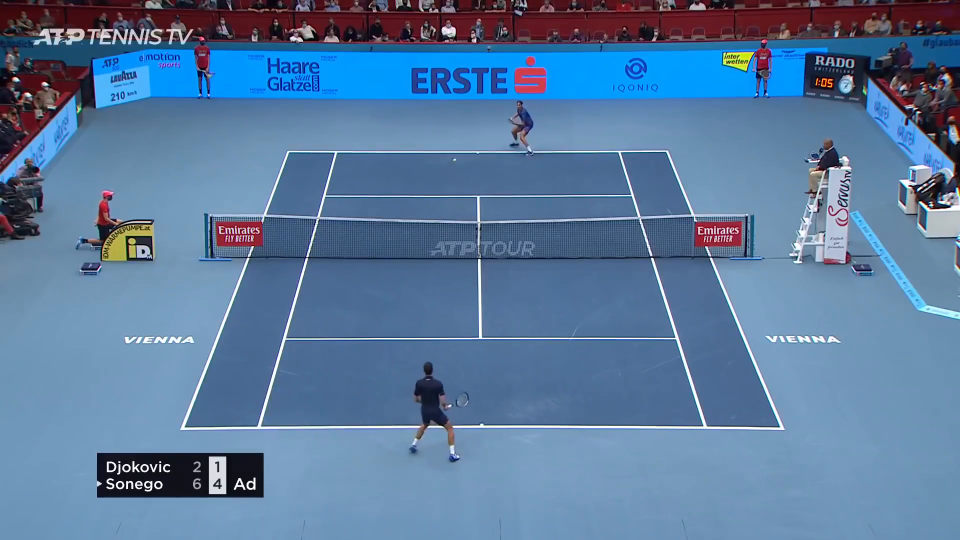
#> input picture frame 46 of video_input2.mp4, 1920 x 1080 px (shown at 1/2 size)
$ python kalman.py
#> lines starting #> are read from the running program, lines starting #| are printed output that depends on the picture; after the words box and inside, x2 and y2 are one past the last pixel; in counts of white or black regions, pixels touching at a corner belong together
#> further down, frame is the input picture: shape (1080, 1920, 3); mean B, G, R 157.6, 122.3, 90.6
import numpy as np
import cv2
import sys
import time
bgr_color = 29,2,128 #129,119,195
color_threshold = 50 #color range

def detection(cap, frame):
    # Initialiser le modèle de soustraction de fond
    fgbg = cv2.createBackgroundSubtractorMOG2()

    # Obtenir les dimensions originales de la vidéo
    frame_width = int(cap.get(3))
    frame_height = int(cap.get(4))

    # Calculer les marges à enlever (5%)
    margin_x = int(0.05 * frame_width)
    margin_y = int(0.05 * frame_height)

    # Recadrer l'image pour enlever les bords
    cropped_frame = frame[margin_y:frame_height-margin_y, margin_x:frame_width-margin_x]
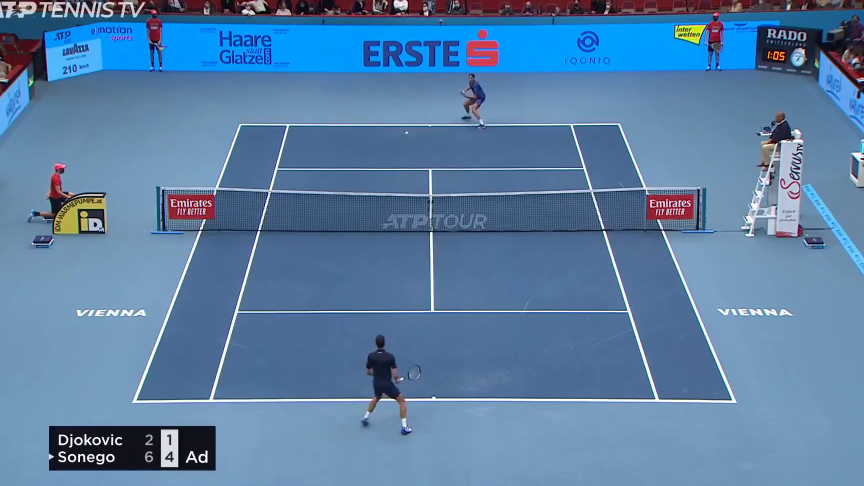
#> cropped_frame: shape (972, 1728, 3) (shown at 1/2 size); mean B, G, R 164.7, 126.8, 89.9

    # Appliquer le modèle de soustraction de fond
    fgmask = fgbg.apply(cropped_frame)
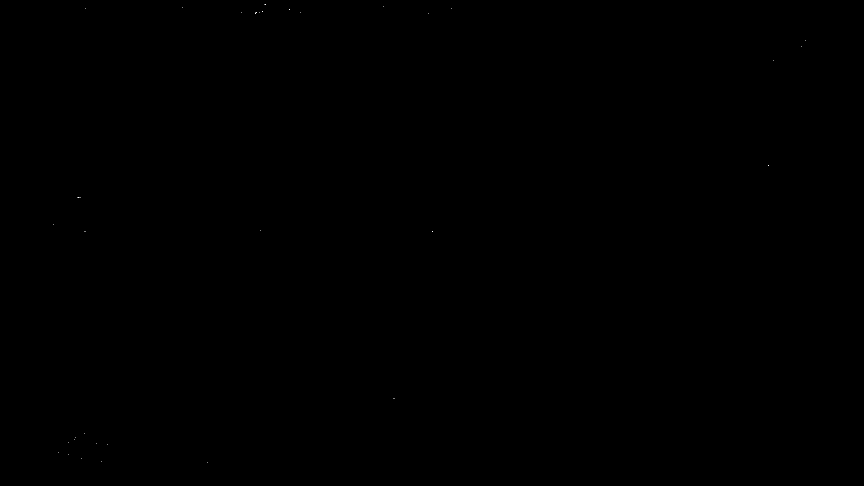
#> fgmask: shape (972, 1728) (shown at 1/2 size); values 127 (black) and 255 (white), 0% white in thin lines or dots, all inside (x1, y1, x2, y2) = (106, 8, 1612, 926)

    # Filtrer le bruit en utilisant l'ouverture et la fermeture
    kernel = np.ones((5, 5), np.uint8)
    fgmask = cv2.morphologyEx(fgmask, cv2.MORPH_OPEN, kernel)
#> fgmask: shape (972, 1728); every value is 127
    fgmask = cv2.morphologyEx(fgmask, cv2.MORPH_CLOSE, kernel)

    # Détection de la balle dans le masque résultant
    contours, _ = cv2.findContours(fgmask, cv2.RETR_EXTERNAL, cv2.CHAIN_APPROX_SIMPLE)
#> contours = [[[0, 0], [0, 971], [1727, 971], [1727, 0]]]

    for contour in contours:
        # Filtrer les petits contours
        if  200> cv2.contourArea(contour)>40:
           # Approximation de forme pour détecter la circularité
            perimeter = cv2.arcLength(contour, True)
            circularity = 4 * np.pi * cv2.contourArea(contour) / (perimeter * perimeter)

            # Filtrer les contours circulaires
            if 0.7 <= circularity <= 1.0:
                # Dessiner un rectangle autour de la balle
                x, y, w, h = cv2.boundingRect(contour)
                x += margin_x
                y += margin_y
                cv2.rectangle(frame, (x, y), (x + w, y + h), (0, 255, 0), 2)

        return frame
#> this loop made 1 pass
#> contour on pass 1: [[0, 0], [0, 971], [1727, 971], [1727, 0]]

#hsv_color = cv2.cvtColor( np.uint8([[bgr_color]] ), cv2.COLOR_BGR2HSV)[0][0]
#HSV_lower = np.array([hsv_color[0] - color_threshold, hsv_color[1] - color_threshold, hsv_color[2] - color_threshold])
#HSV_upper = np.array([hsv_color[0] + color_threshold, hsv_color[1] + color_threshold, hsv_color[2] + color_threshold])
HSV_lower = np.array([80, 10, 80])
HSV_upper = np.array([100, 40, 110])

def detect_ball(fraame):
    x, y, radius = -1, -1, -1
    frame = detection(cap, fraame)
    hsv_frame = cv2.cvtColor(frame, cv2.COLOR_BGR2HSV)
#> hsv_frame: shape (1080, 1920, 3); mean H, S, V 109.6, 120.7, 161.7

    mask = cv2.inRange(hsv_frame, HSV_lower, HSV_upper)
#> mask: shape (1080, 1920); 0.01% white in thin lines or dots, all inside (x1, y1, x2, y2) = (26, 0, 1914, 888)
    mask = cv2.erode(mask, None, iterations=1)
#> mask: shape (1080, 1920); every value is 0
    mask = cv2.dilate(mask, None, iterations=1)

    contours, hierarchy = cv2.findContours(mask.copy(), cv2.RETR_EXTERNAL, cv2.CHAIN_APPROX_SIMPLE)
#> contours = []
    center = (-1, -1)

    # only proceed if at least one contour was found
    if len(contours) > 0:
        # find the largest contour in the mask, then use
        # it to compute the minimum enclosing circle and
        # centroid
        c = max(contours, key=cv2.contourArea)
        ((x, y), radius) = cv2.minEnclosingCircle(c)
        M = cv2.moments(mask)
        center = (int(M["m10"] / M["m00"]), int(M["m01"] / M["m00"])) #position of the ball

        # check that the radius is larger than some threshold
        if radius > 1: #CHANGED
            #outline ball
            cv2.circle(frame, (int(x), int(y)), int(radius), (255, 0, 0), 2)
            #show ball center
            cv2.circle(frame, center, 5, (0, 255, 0), -1)

    return center[0], center[1], radius


if __name__ == "__main__":
    filepath = 'video_input2.mp4'

    cap = cv2.VideoCapture(filepath)

    dist = []
    times = []
    count = 0
    kalmanFilter = []
    variance = []
    initialEstimatedVariance = 1
    deltaX = cap.get(cv2.CAP_PROP_FRAME_WIDTH)
    deltat = 524  # num frames(varies per video test case)
    noise = 1  # noise Q
    sensorCovariance = 83791.65209996712


    variance.append(initialEstimatedVariance)
    #start = time.clock()
    while(cap.isOpened()):
        count+=1
        # Capture frame-by-frame
        ret, frame = cap.read()

        #detect_ball(frame)
        [x,y,r] = detect_ball(frame)
#> x = -1; y = -1; r = -1
        #t = time.clock() - start
        if (len(dist) != 0):
            x_prev = dist[len(dist) - 1]

            velocity = float(deltaX)/deltat

            dist.append(x)

            estimatedX = x_prev + velocity
            estimatedVariance = variance[len(variance)-1] + noise

            kalmanGain = float(estimatedVariance)/(estimatedVariance + sensorCovariance)

            kalmanPosition = estimatedX + (kalmanGain*(x - estimatedX))

            kalmanFilter.append(kalmanPosition)

            updatedVariance = estimatedVariance-(kalmanGain*estimatedVariance)
            variance.append(updatedVariance)

            print (kalmanFilter)
            #print(variance)

        else: #don't do any calculations on the 1st point
            x_initial = detect_ball(frame)[0]
#> the loop in detection (call 2), `for contour in contours:` made 1 pass
#> x_initial = -1
            dist.append(x_initial)
            kalmanFilter.append(x_initial)

        # Display the resulting frame
        cv2.namedWindow('frame', cv2.WINDOW_NORMAL)  # Create window with freedom of dimensions
        imS = cv2.resizeWindow('frame', (960, 540))  # Resize image

        cv2.imshow('frame', frame)
        if cv2.waitKey(1) & 0xFF == ord('q'):
#> (key q is pressed here)
            break

    # When everything done, release the capture
    cap.release()
    cv2.destroyAllWindows()

$ run again, starting later in the video
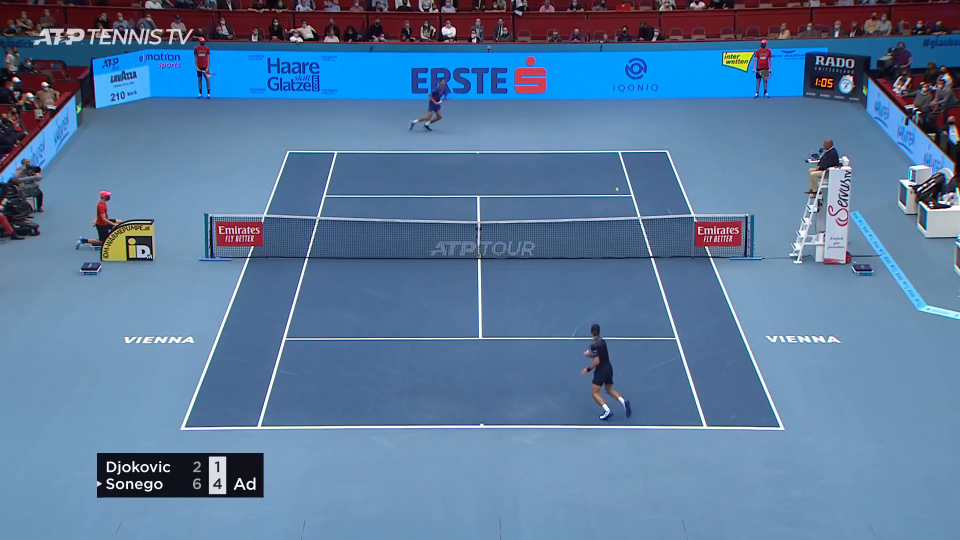
#> input picture frame 209 of video_input2.mp4, 1920 x 1080 px (shown at 1/2 size)
#> frame is the input picture: shape (1080, 1920, 3); mean B, G, R 157.7, 122.5, 90.7
#> in detection, `cropped_frame = frame[margin_y:frame_height-margin_y, margin_x:frame_w..`:
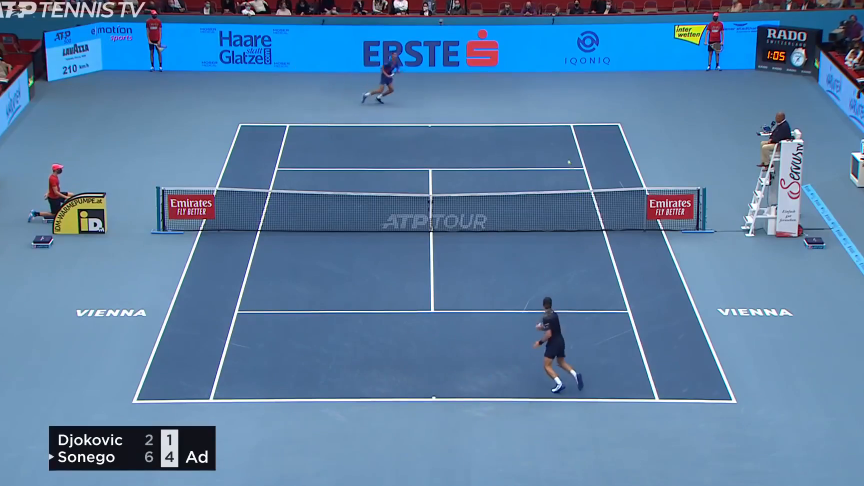
#> cropped_frame: shape (972, 1728, 3) (shown at 1/2 size); mean B, G, R 164.9, 127, 90.1
#> in detection, `contours, _ = cv2.findContours(fgmask, cv2.RETR_EXTERNAL, cv2.CHAIN_AP..`: contours = [[[0, 0], [0, 971], [1727, 971], [1727, 0]]]
#> the loop in detection, `for contour in contours:` made 1 pass
#> contour on pass 1: [[0, 0], [0, 971], [1727, 971], [1727, 0]]
#> hsv_frame: shape (1080, 1920, 3); mean H, S, V 109.2, 121.2, 161.9
#> in detect_ball, `contours, hierarchy = cv2.findContours(mask.copy(), cv2.RETR_EXTERNAL,..`: contours = []
#> x = -1
#> the loop in detection (call 2), `for contour in contours:` made 1 pass

$ run again, starting later in the video
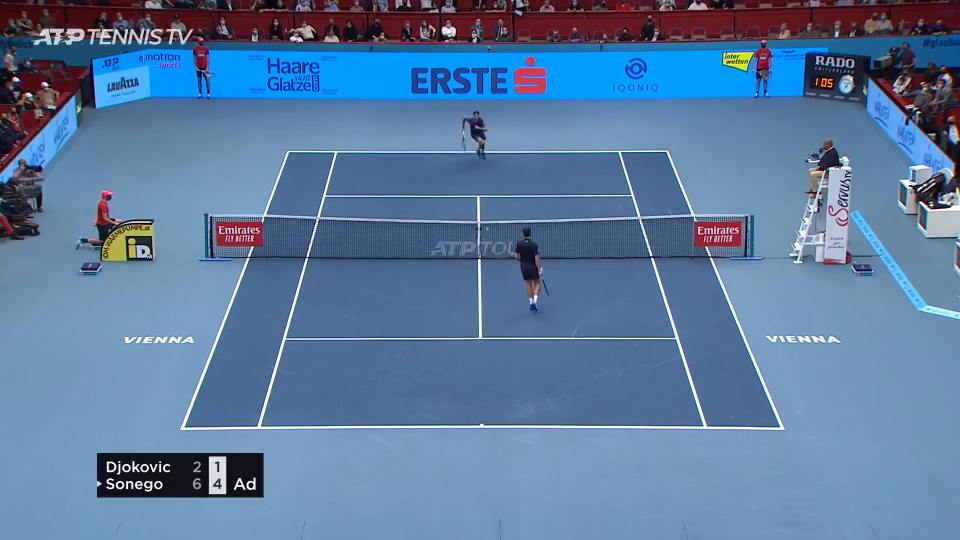
#> input picture frame 372 of video_input2.mp4, 1920 x 1080 px (shown at 1/2 size)
#> frame is the input picture: shape (1080, 1920, 3); mean B, G, R 157.8, 122.4, 90.7
#> in detection, `cropped_frame = frame[margin_y:frame_height-margin_y, margin_x:frame_w..`:
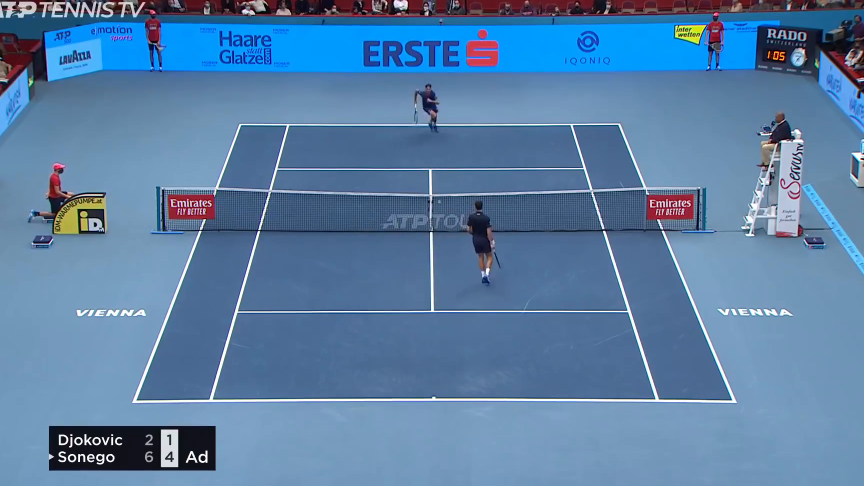
#> cropped_frame: shape (972, 1728, 3) (shown at 1/2 size); mean B, G, R 165, 127, 90.1
#> in detection, `contours, _ = cv2.findContours(fgmask, cv2.RETR_EXTERNAL, cv2.CHAIN_AP..`: contours = [[[0, 0], [0, 971], [1727, 971], [1727, 0]]]
#> the loop in detection, `for contour in contours:` made 1 pass
#> contour on pass 1: [[0, 0], [0, 971], [1727, 971], [1727, 0]]
#> hsv_frame: shape (1080, 1920, 3); mean H, S, V 109.2, 121, 162
#> in detect_ball, `contours, hierarchy = cv2.findContours(mask.copy(), cv2.RETR_EXTERNAL,..`: contours = []
#> x = -1
#> the loop in detection (call 2), `for contour in contours:` made 1 pass
